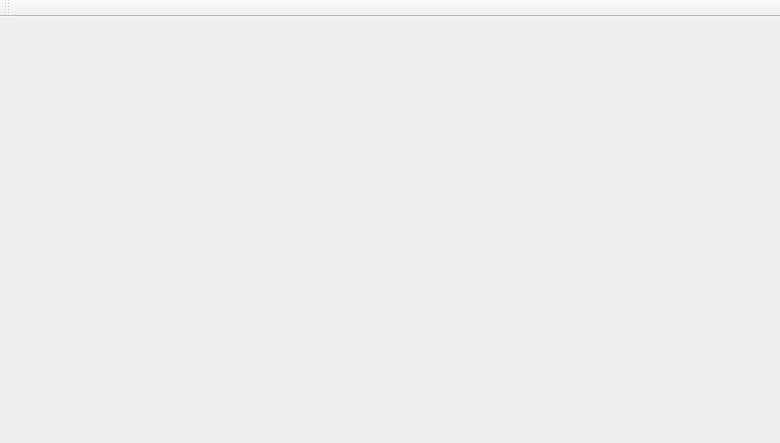
<?xml version="1.0" encoding="UTF-8"?>
<ui version="4.0">
 <class>MainWindow</class>
 <widget class="QMainWindow" name="MainWindow">
  <property name="geometry">
   <rect>
    <x>0</x>
    <y>0</y>
    <width>780</width>
    <height>443</height>
   </rect>
  </property>
  <property name="windowTitle">
   <string>MainWindow</string>
  </property>
  <widget class="QWidget" name="centralWidget"/>
  <widget class="QToolBar" name="toolBar">
   <property name="windowTitle">
    <string>toolBar</string>
   </property>
   <attribute name="toolBarArea">
    <enum>TopToolBarArea</enum>
   </attribute>
   <attribute name="toolBarBreak">
    <bool>false</bool>
   </attribute>
  </widget>
 </widget>
 <layoutdefault spacing="6" margin="11"/>
 <resources/>
 <connections/>
</ui>
